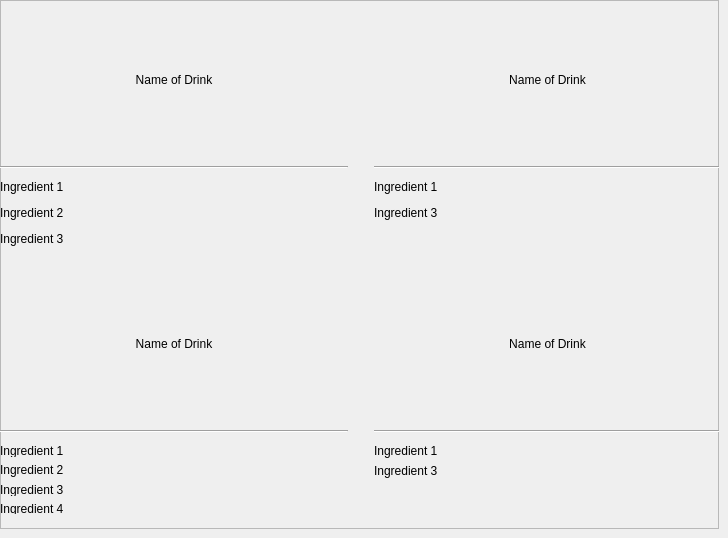
     <widget class="QWidget" name="page_4">
      <widget class="QFrame" name="frame">
       <property name="geometry">
        <rect>
         <x>0</x>
         <y>0</y>
         <width>719</width>
         <height>529</height>
        </rect>
       </property>
       <property name="frameShape">
        <enum>QFrame::StyledPanel</enum>
       </property>
       <property name="frameShadow">
        <enum>QFrame::Raised</enum>
       </property>
       <widget class="QWidget" name="gridLayoutWidget_4">
        <property name="geometry">
         <rect>
          <x>0</x>
          <y>0</y>
          <width>721</width>
          <height>531</height>
         </rect>
        </property>
        <layout class="QGridLayout" name="gridLayout_menu">
         <property name="sizeConstraint">
          <enum>QLayout::SetDefaultConstraint</enum>
         </property>
         <item row="1" column="2">
          <layout class="QVBoxLayout" name="verticalLayout_menuRecipe_12">
           <item>
            <widget class="QPushButton" name="pushButton">
             <property name="sizePolicy">
              <sizepolicy hsizetype="MinimumExpanding" vsizetype="Fixed">
               <horstretch>0</horstretch>
               <verstretch>0</verstretch>
              </sizepolicy>
             </property>
             <property name="minimumSize">
              <size>
               <width>0</width>
               <height>150</height>
              </size>
             </property>
             <property name="text">
              <string>Name of Drink</string>
             </property>
             <property name="flat">
              <bool>true</bool>
             </property>
            </widget>
           </item>
           <item>
            <widget class="Line" name="line_menuRecipe_12">
             <property name="orientation">
              <enum>Qt::Horizontal</enum>
             </property>
            </widget>
           </item>
           <item>
            <widget class="QWidget" name="widget_5" native="true">
             <property name="sizePolicy">
              <sizepolicy hsizetype="Preferred" vsizetype="Fixed">
               <horstretch>0</horstretch>
               <verstretch>0</verstretch>
              </sizepolicy>
             </property>
             <property name="minimumSize">
              <size>
               <width>0</width>
               <height>70</height>
              </size>
             </property>
             <widget class="QWidget" name="verticalLayoutWidget_7">
              <property name="geometry">
               <rect>
                <x>0</x>
                <y>0</y>
                <width>342</width>
                <height>71</height>
               </rect>
              </property>
              <layout class="QVBoxLayout" name="verticalLayout_ing_6">
               <property name="sizeConstraint">
                <enum>QLayout::SetMinAndMaxSize</enum>
               </property>
               <item>
                <widget class="QLabel" name="label_recipeIng1_5">
                 <property name="sizePolicy">
                  <sizepolicy hsizetype="Preferred" vsizetype="Fixed">
                   <horstretch>0</horstretch>
                   <verstretch>0</verstretch>
                  </sizepolicy>
                 </property>
                 <property name="minimumSize">
                  <size>
                   <width>0</width>
                   <height>13</height>
                  </size>
                 </property>
                 <property name="text">
                  <string>Ingredient 1</string>
                 </property>
                </widget>
               </item>
               <item>
                <widget class="QLabel" name="label_recipeIngDynamicLater2_5">
                 <property name="sizePolicy">
                  <sizepolicy hsizetype="Preferred" vsizetype="Fixed">
                   <horstretch>0</horstretch>
                   <verstretch>0</verstretch>
                  </sizepolicy>
                 </property>
                 <property name="minimumSize">
                  <size>
                   <width>0</width>
                   <height>13</height>
                  </size>
                 </property>
                 <property name="text">
                  <string>Ingredient 3</string>
                 </property>
                </widget>
               </item>
              </layout>
             </widget>
            </widget>
           </item>
          </layout>
         </item>
         <item row="0" column="0">
          <layout class="QVBoxLayout" name="verticalLayout_menuRecipe">
           <item>
            <widget class="QPushButton" name="pushButton_3">
             <property name="sizePolicy">
              <sizepolicy hsizetype="MinimumExpanding" vsizetype="Fixed">
               <horstretch>0</horstretch>
               <verstretch>0</verstretch>
              </sizepolicy>
             </property>
             <property name="minimumSize">
              <size>
               <width>0</width>
               <height>150</height>
              </size>
             </property>
             <property name="text">
              <string>Name of Drink</string>
             </property>
             <property name="flat">
              <bool>true</bool>
             </property>
            </widget>
           </item>
           <item>
            <widget class="Line" name="line_menuRecipe">
             <property name="orientation">
              <enum>Qt::Horizontal</enum>
             </property>
            </widget>
           </item>
           <item>
            <widget class="QLabel" name="label">
             <property name="sizePolicy">
              <sizepolicy hsizetype="Preferred" vsizetype="Maximum">
               <horstretch>0</horstretch>
               <verstretch>0</verstretch>
              </sizepolicy>
             </property>
             <property name="minimumSize">
              <size>
               <width>0</width>
               <height>70</height>
              </size>
             </property>
             <property name="maximumSize">
              <size>
               <width>16777214</width>
               <height>70</height>
              </size>
             </property>
             <property name="text">
              <string>&lt;html&gt;&lt;head/&gt;&lt;body&gt;&lt;p&gt;Ingredient 1&lt;/p&gt;&lt;p&gt;Ingredient 2&lt;/p&gt;&lt;p&gt;Ingredient 3&lt;/p&gt;&lt;/body&gt;&lt;/html&gt;</string>
             </property>
             <property name="alignment">
              <set>Qt::AlignLeading|Qt::AlignLeft|Qt::AlignTop</set>
             </property>
             <property name="margin">
              <number>5</number>
             </property>
            </widget>
           </item>
          </layout>
         </item>
         <item row="1" column="0">
          <layout class="QVBoxLayout" name="verticalLayout_menuRecipe_11">
           <item>
            <widget class="QPushButton" name="pushButton_2">
             <property name="sizePolicy">
              <sizepolicy hsizetype="MinimumExpanding" vsizetype="Fixed">
               <horstretch>0</horstretch>
               <verstretch>0</verstretch>
              </sizepolicy>
             </property>
             <property name="minimumSize">
              <size>
               <width>0</width>
               <height>150</height>
              </size>
             </property>
             <property name="text">
              <string>Name of Drink</string>
             </property>
             <property name="flat">
              <bool>true</bool>
             </property>
            </widget>
           </item>
           <item>
            <widget class="Line" name="line_menuRecipe_11">
             <property name="orientation">
              <enum>Qt::Horizontal</enum>
             </property>
            </widget>
           </item>
           <item>
            <widget class="QWidget" name="widget_8" native="true">
             <property name="sizePolicy">
              <sizepolicy hsizetype="Preferred" vsizetype="Fixed">
               <horstretch>0</horstretch>
               <verstretch>0</verstretch>
              </sizepolicy>
             </property>
             <property name="minimumSize">
              <size>
               <width>0</width>
               <height>70</height>
              </size>
             </property>
             <widget class="QWidget" name="verticalLayoutWidget_10">
              <property name="geometry">
               <rect>
                <x>0</x>
                <y>0</y>
                <width>342</width>
                <height>72</height>
               </rect>
              </property>
              <layout class="QVBoxLayout" name="verticalLayout_ing_9">
               <property name="sizeConstraint">
                <enum>QLayout::SetMinAndMaxSize</enum>
               </property>
               <item>
                <widget class="QLabel" name="label_recipeIng1_8">
                 <property name="sizePolicy">
                  <sizepolicy hsizetype="Preferred" vsizetype="Fixed">
                   <horstretch>0</horstretch>
                   <verstretch>0</verstretch>
                  </sizepolicy>
                 </property>
                 <property name="minimumSize">
                  <size>
                   <width>0</width>
                   <height>13</height>
                  </size>
                 </property>
                 <property name="text">
                  <string>Ingredient 1</string>
                 </property>
                </widget>
               </item>
               <item>
                <widget class="QLabel" name="label_recipeIngDynamicLater_8">
                 <property name="sizePolicy">
                  <sizepolicy hsizetype="Preferred" vsizetype="Fixed">
                   <horstretch>0</horstretch>
                   <verstretch>0</verstretch>
                  </sizepolicy>
                 </property>
                 <property name="minimumSize">
                  <size>
                   <width>0</width>
                   <height>13</height>
                  </size>
                 </property>
                 <property name="text">
                  <string>Ingredient 2</string>
                 </property>
                </widget>
               </item>
               <item>
                <widget class="QLabel" name="label_recipeIngDynamicLater2_8">
                 <property name="sizePolicy">
                  <sizepolicy hsizetype="Preferred" vsizetype="Fixed">
                   <horstretch>0</horstretch>
                   <verstretch>0</verstretch>
                  </sizepolicy>
                 </property>
                 <property name="minimumSize">
                  <size>
                   <width>0</width>
                   <height>13</height>
                  </size>
                 </property>
                 <property name="text">
                  <string>Ingredient 3</string>
                 </property>
                </widget>
               </item>
               <item>
                <widget class="QLabel" name="label_recipeIngDynamicLater2_7">
                 <property name="sizePolicy">
                  <sizepolicy hsizetype="Preferred" vsizetype="Fixed">
                   <horstretch>0</horstretch>
                   <verstretch>0</verstretch>
                  </sizepolicy>
                 </property>
                 <property name="minimumSize">
                  <size>
                   <width>0</width>
                   <height>13</height>
                  </size>
                 </property>
                 <property name="text">
                  <string>Ingredient 4</string>
                 </property>
                </widget>
               </item>
              </layout>
             </widget>
            </widget>
           </item>
          </layout>
         </item>
         <item row="0" column="1">
          <spacer name="verticalSpacer_2">
           <property name="orientation">
            <enum>Qt::Vertical</enum>
           </property>
           <property name="sizeHint" stdset="0">
            <size>
             <width>20</width>
             <height>40</height>
            </size>
           </property>
          </spacer>
         </item>
         <item row="1" column="1">
          <spacer name="verticalSpacer_3">
           <property name="orientation">
            <enum>Qt::Vertical</enum>
           </property>
           <property name="sizeHint" stdset="0">
            <size>
             <width>20</width>
             <height>40</height>
            </size>
           </property>
          </spacer>
         </item>
         <item row="0" column="2">
          <layout class="QVBoxLayout" name="verticalLayout_menuRecipe_10">
           <item>
            <widget class="QPushButton" name="pushButton_4">
             <property name="sizePolicy">
              <sizepolicy hsizetype="MinimumExpanding" vsizetype="Fixed">
               <horstretch>0</horstretch>
               <verstretch>0</verstretch>
              </sizepolicy>
             </property>
             <property name="minimumSize">
              <size>
               <width>0</width>
               <height>150</height>
              </size>
             </property>
             <property name="text">
              <string>Name of Drink</string>
             </property>
             <property name="flat">
              <bool>true</bool>
             </property>
            </widget>
           </item>
           <item>
            <widget class="Line" name="line_menuRecipe_10">
             <property name="orientation">
              <enum>Qt::Horizontal</enum>
             </property>
            </widget>
           </item>
           <item>
            <widget class="QLabel" name="label_recipeIng1_6">
             <property name="sizePolicy">
              <sizepolicy hsizetype="Preferred" vsizetype="Fixed">
               <horstretch>0</horstretch>
               <verstretch>0</verstretch>
              </sizepolicy>
             </property>
             <property name="minimumSize">
              <size>
               <width>0</width>
               <height>70</height>
              </size>
             </property>
             <property name="text">
              <string>&lt;html&gt;&lt;head/&gt;&lt;body&gt;&lt;p&gt;Ingredient 1&lt;/p&gt;&lt;p&gt;Ingredient 3&lt;/p&gt;&lt;/body&gt;&lt;/html&gt;</string>
             </property>
             <property name="alignment">
              <set>Qt::AlignLeading|Qt::AlignLeft|Qt::AlignTop</set>
             </property>
             <property name="margin">
              <number>2</number>
             </property>
            </widget>
           </item>
          </layout>
         </item>
         <item row="2" column="1">
          <spacer name="verticalSpacer">
           <property name="orientation">
            <enum>Qt::Vertical</enum>
           </property>
           <property name="sizeType">
            <enum>QSizePolicy::Fixed</enum>
           </property>
           <property name="sizeHint" stdset="0">
            <size>
             <width>0</width>
             <height>10</height>
            </size>
           </property>
          </spacer>
         </item>
        </layout>
       </widget>
      </widget>
     </widget>
